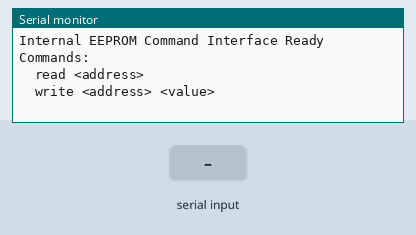
Recording of a sketch running on a simulated Arduino Uno, built with avr-gcc and run on an emulated ATmega328P. Parts: the last lines printed to the serial monitor. The inputs (shaded band) are chosen by the test bench. EEPROM starts erased.

Above: at 1.2 s.
1.3 s: "read 3\n" received over Serial
At 2.6 s:
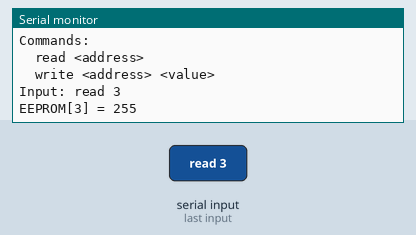
3.8 s: "write 3 10\n" received over Serial
At 6.0 s:
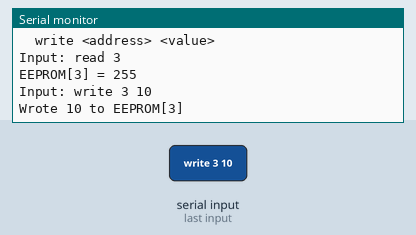
6.3 s: "write 1\n" received over Serial
At 7.8 s:
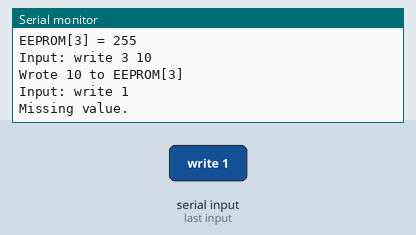
8.8 s: "read" received over Serial
At 10.6 s:
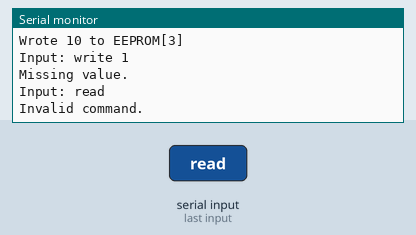
11.3 s: "write" received over Serial
At 13.5 s:
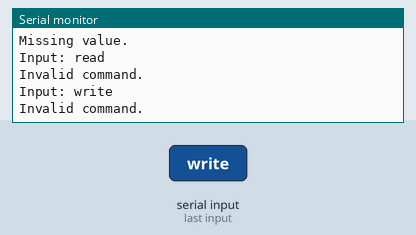
13.8 s: "90 45 200\n" received over Serial
At 16.0 s:
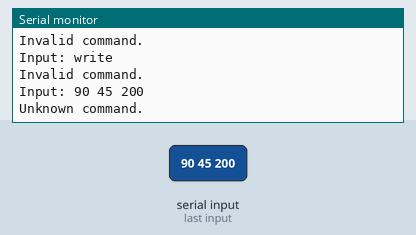

Measured:
- after the input at 1.3 s, the serial monitor: prints a new line after 1.0 s (image 1)
- after the input at 3.8 s, the serial monitor: prints a new line after 1.0 s (image 2)
- after the input at 6.3 s, the serial monitor: prints a new line after 1.0 s (image 3)
- after the input at 8.8 s, the serial monitor: prints a new line after 1.0 s (image 4)
- after the input at 11.3 s, the serial monitor: prints a new line after 1.0 s (image 5)
- after the input at 13.8 s, the serial monitor: prints a new line after 1.0 s (image 6)

The sketch:

read_write_eeprom.ino
```cpp
// Write a sketch that allows a user to access data in EEPROM using the serial monitor.
// In the serial monitor the user should be able to type one of two commands:
// “read” and “write.
// "Read" takes one argument, an EEPROM address.
// "Write" takes two arguments, an EEPROM address and a value.

// For example, if the user types “read 3” then the contents of EEPROM address 3 should be printed to the serial monitor.
//If the user types “write 3 10” then the value 10 should be written into address 3 of the EEPROM


#include <EEPROM.h> // We are using the arduino EEPROM

String inputString = "";

// --------------------------------------------------------------
// SETUP
// --------------------------------------------------------------
void setup()
{
    Serial.begin(9600);

    Serial.println("Internal EEPROM Command Interface Ready");
    Serial.println("Commands:");
    Serial.println("  read <address>");
    Serial.println("  write <address> <value>");
    Serial.println();
}

// --------------------------------------------------------------
// MAIN LOOP – read commands from Serial
// --------------------------------------------------------------
void loop()
{
    // Read the input string as a whole.
    while (Serial.available() > 0) {
        inputString = Serial.readString();// Get the whole Input String
      	Serial.print("Input: ");
      	Serial.println(inputString);
        inputString.trim(); // remove any leftover whitespace
        processCommand(inputString);
        inputString = ""; // reset for next command
    }
}

// --------------------------------------------------------------
// PROCESS COMMANDS
// --------------------------------------------------------------
void processCommand(String cmd)
{
    cmd.trim();

    int space1 = cmd.indexOf(' ');
    if (space1 < 0)// Space must be at least after read or write
    {
        Serial.println("Invalid command.");
        return;
    }

    String action = cmd.substring(0, space1); // Divide input string for each space
    action.toLowerCase();

    // ---------------- READ ----------------
    if (action == "read")
    {
        unsigned int address = cmd.substring(space1 + 1).toInt();

        if (address >= EEPROM.length())// We should not be over bitwidth
        {
            Serial.println("Error: Address out of range.");
            return;
        }

        byte value = EEPROM.read(address);

        Serial.print("EEPROM[");
        Serial.print(address);
        Serial.print("] = ");
        Serial.println(value);
    }

    // ---------------- WRITE ----------------
    else if (action == "write")
    {
        int space2 = cmd.indexOf(' ', space1 + 1);
        if (space2 < 0)
        {
            Serial.println("Missing value.");
            return;
        }

        unsigned int address = cmd.substring(space1 + 1, space2).toInt();
        byte value = cmd.substring(space2 + 1).toInt();

        if (address >= EEPROM.length())
        {
            Serial.println("Error: Address out of range.");
            return;
        }
        if (value > 255)
        {
            Serial.println("Error: Value must be 0-255.");
            return;
        }

        EEPROM.write(address, value);

        Serial.print("Wrote ");
        Serial.print(value);
        Serial.print(" to EEPROM[");
        Serial.print(address);
        Serial.println("]");
    }

    else
    {
        Serial.println("Unknown command.");
    }
}
```
